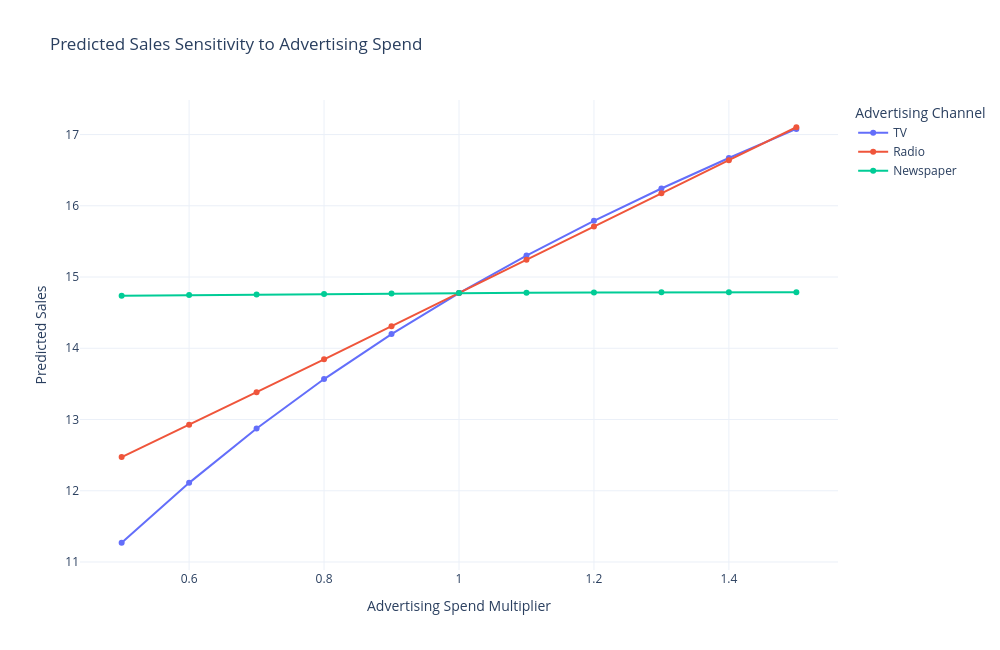

Notebook cell for this chart:
### Code cell
fig = px.line(
    sensitivity_df,
    x="Multiplier",
    y="Predicted Sales",
    color="Feature",
    markers=True,
    title="Predicted Sales Sensitivity to Advertising Spend",
    labels={
        "Multiplier": "Advertising Spend Multiplier",
        "Predicted Sales": "Predicted Sales",
        "Feature": "Advertising Channel"
    }
)

fig.update_layout(
    template="plotly_white",
    width=1000,
    height=650
)

fig.show()

fig.write_html(
    REPORTS_DIR / "advertising_sensitivity_analysis.html"
)

### Figure 1 — Plotly figure (JSON) as saved in the notebook; plotly's stock layout.template omitted (floating-point values rounded to 4 significant figures)
{"data": [{"hovertemplate": "Advertising Channel=TV<br>Advertising Spend Multiplier=%{x}<br>Predicted Sales=%{y}<extra></extra>", "legendgroup": "TV", "line": {"color": "#636efa", "dash": "solid"}, "marker": {"symbol": "circle"}, "mode": "lines+markers", "name": "TV", "orientation": "v", "showlegend": true, "type": "scatter", "x": [0.5, 0.6, 0.7, 0.8, 0.9, 1.0, 1.1, 1.2, 1.3, 1.4, 1.5], "xaxis": "x", "y": [11.27, 12.11, 12.87, 13.57, 14.2, 14.77, 15.3, 15.79, 16.24, 16.67, 17.08], "yaxis": "y"}, {"hovertemplate": "Advertising Channel=Radio<br>Advertising Spend Multiplier=%{x}<br>Predicted Sales=%{y}<extra></extra>", "legendgroup": "Radio", "line": {"color": "#EF553B", "dash": "solid"}, "marker": {"symbol": "circle"}, "mode": "lines+markers", "name": "Radio", "orientation": "v", "showlegend": true, "type": "scatter", "x": [0.5, 0.6, 0.7, 0.8, 0.9, 1.0, 1.1, 1.2, 1.3, 1.4, 1.5], "xaxis": "x", "y": [12.47, 12.93, 13.38, 13.84, 14.31, 14.77, 15.24, 15.71, 16.17, 16.64, 17.1], "yaxis": "y"}, {"hovertemplate": "Advertising Channel=Newspaper<br>Advertising Spend Multiplier=%{x}<br>Predicted Sales=%{y}<extra></extra>", "legendgroup": "Newspaper", "line": {"color": "#00cc96", "dash": "solid"}, "marker": {"symbol": "circle"}, "mode": "lines+markers", "name": "Newspaper", "orientation": "v", "showlegend": true, "type": "scatter", "x": [0.5, 0.6, 0.7, 0.8, 0.9, 1.0, 1.1, 1.2, 1.3, 1.4, 1.5], "xaxis": "x", "y": [14.74, 14.75, 14.76, 14.76, 14.77, 14.77, 14.78, 14.78, 14.79, 14.79, 14.79], "yaxis": "y"}], "layout": {"height": 650, "legend": {"title": {"text": "Advertising Channel"}, "tracegroupgap": 0}, "title": {"text": "Predicted Sales Sensitivity to Advertising Spend"}, "width": 1000, "xaxis": {"anchor": "y", "domain": [0, 1], "title": {"text": "Advertising Spend Multiplier"}}, "yaxis": {"anchor": "x", "domain": [0, 1], "title": {"text": "Predicted Sales"}}}}
